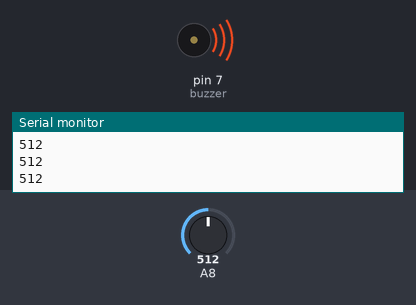
A sketch run on a simulated Arduino Mega 2560, built with avr-gcc and run on an emulated ATmega2560. Shown: buzzer (waves = sounding), the last lines printed to the serial monitor. Inputs (shaded band) come from the test bench; at power-on: A8 = 512.

Above: at 1.2 s.
1.3 s: A8 set to 0
At 1.7 s:
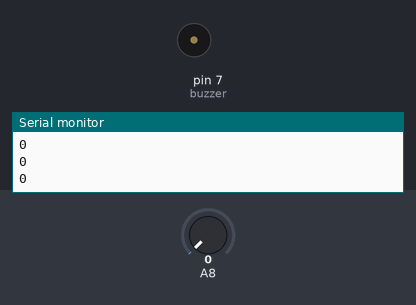
2.8 s: A8 set to 122
At 4.1 s:
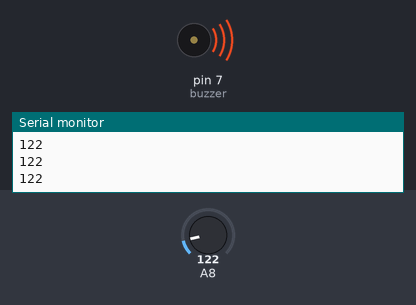
Timing chart, 0 to 5.8 s (numbered marks = the images above; inputs shaded):
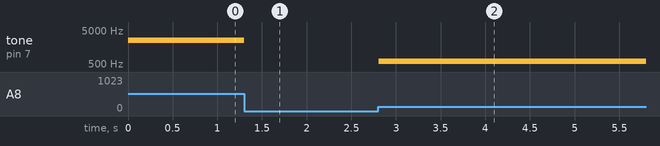

The sketch:

sketch_mar31a.ino
```cpp
int buzzer=7;

void setup() {
  // put your setup code here, to run once:

    Serial.begin(9600);
}

void loop() {
  // put your main code here, to run repeatedly:

    int value = analogRead(24);
    Serial.println(value);
    int pitch = map(value, 0, 1023, 0, 5000);
    tone(buzzer, pitch, 10);
    delay(1);

}
```

Measured:
- after the input at 1.3 s, tone on pin 7 (buzzer): 2502 Hz → silent at once
- after the input at 2.8 s, tone on pin 7 (buzzer): silent → 596 Hz at once
